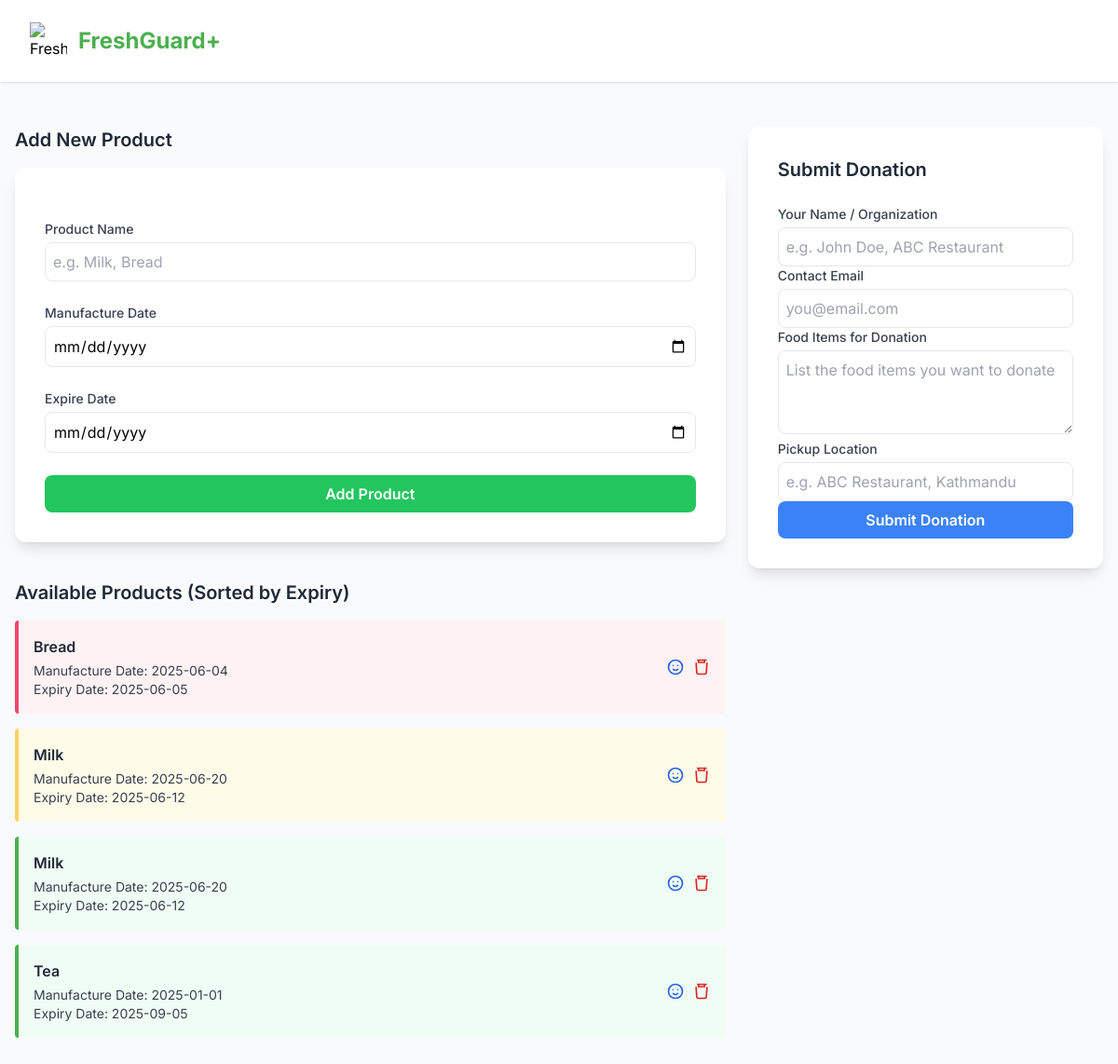
Before: /donation-portal-dashboard/ with the older database file.
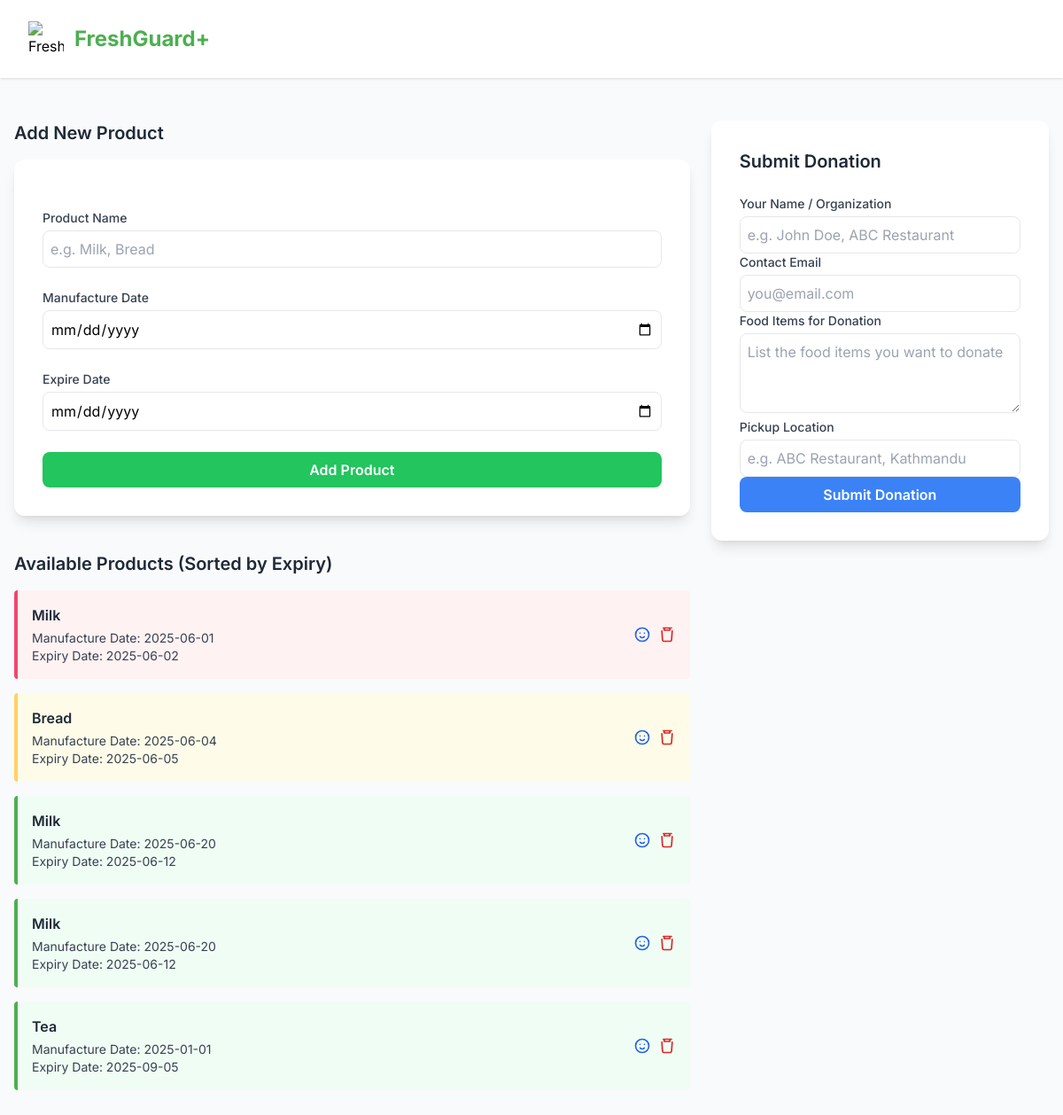
After: the same page with the newer database file.
### core/models.py (models this page shows, shortened)
class Product(models.Model):
    name = models.CharField(max_length=200)
    manufacture_date = models.DateField()
    expire_date = models.DateField()

### core/views.py (the view)
# urls.py: path('donation-portal-dashboard/', views.donation_portal_dashboard, name='core-donation_portal_dashboard'),
def donation_portal_dashboard(request):
    products = Product.objects.all().order_by('expire_date')
    total_products = len(products)
    third = total_products // 3
    red_end = third
    yellow_end = third * 2
    context = {
        'products': products,
        'red_end': red_end,
        'yellow_end': yellow_end
    }
    return render(request, 'core/donation_portal_dashboard.html', context)

### core/templates/core/donation_portal_dashboard.html (shortened to what the changed rows need)
<!DOCTYPE html>
<html lang="en" class="bg-gray-50">
  <head>
    <script src="https://cdn.tailwindcss.com"></script>
    <link
      href="https://unpkg.com/heroicons@2.0.18/dist/heroicons.min.css"
      rel="stylesheet"
    />
  </head>
  <body class="font-sans antialiased min-h-screen bg-gray-50">
    <div class="max-w-7xl mx-auto py-12 px-4 flex flex-col md:flex-row gap-6">
      <div class="md:w-2/3">
        <div class="mb-10">
          <h2 class="text-xl font-semibold text-gray-800 mb-4">
            Add New Product
          </h2>
        </div>
        <div>
          <h2 class="text-xl font-semibold text-gray-800 mb-4">
            Available Products (Sorted by Expiry)
          </h2>
          {% if products %}
          <ul class="space-y-4">
            {% for product in products %}
            <li class="p-4 rounded flex justify-between items-center {% if forloop.counter0 < red_end %}bg-red-50 border-l-4 border-risky{% elif forloop.counter0 < yellow_end %}bg-yellow-50 border-l-4 border-caution{% else %}bg-green-50 border-l-4 border-safe{% endif %}">
              <div>
                <div class="font-semibold text-gray-800">{{ product.name }}</div>
                <div class="text-gray-700 text-sm mt-1">
                  Manufacture Date: {{ product.manufacture_date|date:"Y-m-d" }}<br />
                  Expiry Date: {{ product.expire_date|date:"Y-m-d" }}
                </div>
              </div>
              <div class="flex space-x-2">
                <a href="#" title="Donate" class="text-blue-600 hover:text-blue-800">
                  <svg class="w-5 h-5" fill="none" stroke="currentColor" viewBox="0 0 24 24" xmlns="http://www.w3.org/2000/svg">
                    <path stroke-linecap="round" stroke-linejoin="round" stroke-width="2" d="M14.828 14.828a4 4 0 01-5.656 0M9 10h.01M15 10h.01M21 12a9 9 0 11-18 0 9 9 0 0118 0z"></path>
                  </svg>
                </a>
                <a href="#" title="Throw" class="text-red-600 hover:text-red-800">
                </a>
              </div>
            </li>
            {% endfor %}
          </ul>
          {% else %}
          <p class="text-gray-600">No products available.</p>
          {% endif %}
        </div>
      </div>
      <div class="md:w-1/3">
        <div class="bg-white rounded-xl shadow-lg p-8 space-y-6">
          <h2 class="text-xl font-semibold text-gray-800 mb-4">
            Submit Donation
          </h2>
        </div>
      </div>
    </div>
  </body>
</html>

Changed rows visible on the page:
added Product: name "Milk", manufacture_date "2025-06-01", expire_date "2025-06-02"
